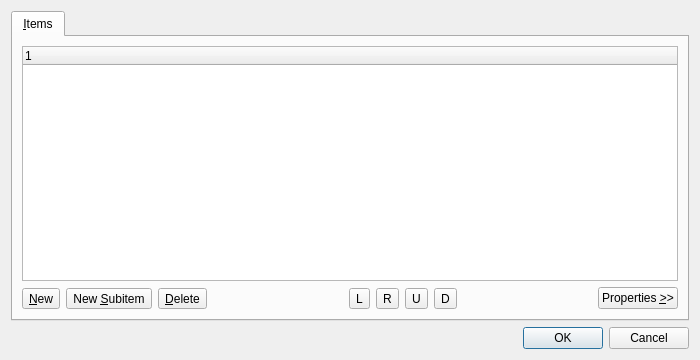
<ui version="4.0" >
 <comment>*********************************************************************
**
** Copyright (C) 2009 Nokia Corporation and/or its subsidiary(-ies).
** Contact: Nokia Corporation (qt-info@nokia.com)
**
** This file is part of the Qt Designer of the Qt Toolkit.
**
** $QT_BEGIN_LICENSE:LGPL$
** No Commercial Usage
** This file contains pre-release code and may not be distributed.
** You may use this file in accordance with the terms and conditions
** contained in the either Technology Preview License Agreement or the
** Beta Release License Agreement.
**
** GNU Lesser General Public License Usage
** Alternatively, this file may be used under the terms of the GNU Lesser
** General Public License version 2.1 as published by the Free Software
** Foundation and appearing in the file LICENSE.LGPL included in the
** packaging of this file.  Please review the following information to
** ensure the GNU Lesser General Public License version 2.1 requirements
** will be met: http://www.gnu.org/licenses/old-licenses/lgpl-2.1.html.
**
** In addition, as a special exception, Nokia gives you certain
** additional rights. These rights are described in the Nokia Qt LGPL
** Exception version 1.0, included in the file LGPL_EXCEPTION.txt in this
** package.
**
** GNU General Public License Usage
** Alternatively, this file may be used under the terms of the GNU
** General Public License version 3.0 as published by the Free Software
** Foundation and appearing in the file LICENSE.GPL included in the
** packaging of this file.  Please review the following information to
** ensure the GNU General Public License version 3.0 requirements will be
** met: http://www.gnu.org/copyleft/gpl.html.
**
** If you are unsure which license is appropriate for your use, please
** contact the sales department at http://qt.nokia.com/contact.
** $QT_END_LICENSE$
**
*********************************************************************</comment>
 <class>qdesigner_internal::TreeWidgetEditor</class>
 <widget class="QDialog" name="qdesigner_internal::TreeWidgetEditor" >
  <property name="geometry" >
   <rect>
    <x>0</x>
    <y>0</y>
    <width>700</width>
    <height>360</height>
   </rect>
  </property>
  <property name="windowTitle" >
   <string>Edit Tree Widget</string>
  </property>
  <layout class="QVBoxLayout" name="verticalLayout" >
   <item>
    <widget class="QTabWidget" name="tabWidget" >
     <property name="currentIndex" >
      <number>0</number>
     </property>
     <widget class="QWidget" name="itemsTab" >
      <attribute name="title" >
       <string>&amp;Items</string>
      </attribute>
      <layout class="QVBoxLayout" name="verticalLayout_3" >
       <property name="leftMargin" >
        <number>9</number>
       </property>
       <property name="topMargin" >
        <number>9</number>
       </property>
       <property name="rightMargin" >
        <number>9</number>
       </property>
       <item>
        <widget class="QWidget" native="1" name="widget" >
         <layout class="QVBoxLayout" name="verticalLayout_2" >
          <property name="margin" >
           <number>0</number>
          </property>
          <item>
           <widget class="QTreeWidget" name="treeWidget" >
            <property name="focusPolicy" >
             <enum>Qt::WheelFocus</enum>
            </property>
            <property name="toolTip" >
             <string>Tree Items</string>
            </property>
            <column>
             <property name="text" >
              <string>1</string>
             </property>
            </column>
           </widget>
          </item>
          <item>
           <layout class="QHBoxLayout" name="buttonsLayout" >
            <item>
             <widget class="QToolButton" name="newItemButton" >
              <property name="toolTip" >
               <string>New Item</string>
              </property>
              <property name="text" >
               <string>&amp;New</string>
              </property>
             </widget>
            </item>
            <item>
             <widget class="QToolButton" name="newSubItemButton" >
              <property name="toolTip" >
               <string>New Subitem</string>
              </property>
              <property name="text" >
               <string>New &amp;Subitem</string>
              </property>
             </widget>
            </item>
            <item>
             <widget class="QToolButton" name="deleteItemButton" >
              <property name="toolTip" >
               <string>Delete Item</string>
              </property>
              <property name="text" >
               <string>&amp;Delete</string>
              </property>
             </widget>
            </item>
            <item>
             <spacer>
              <property name="orientation" >
               <enum>Qt::Horizontal</enum>
              </property>
              <property name="sizeHint" stdset="0" >
               <size>
                <width>28</width>
                <height>23</height>
               </size>
              </property>
             </spacer>
            </item>
            <item>
             <widget class="QToolButton" name="moveItemLeftButton" >
              <property name="toolTip" >
               <string>Move Item Left (before Parent Item)</string>
              </property>
              <property name="text" >
               <string>L</string>
              </property>
             </widget>
            </item>
            <item>
             <widget class="QToolButton" name="moveItemRightButton" >
              <property name="toolTip" >
               <string>Move Item Right (as a First Subitem of the Next Sibling Item)</string>
              </property>
              <property name="text" >
               <string>R</string>
              </property>
             </widget>
            </item>
            <item>
             <widget class="QToolButton" name="moveItemUpButton" >
              <property name="toolTip" >
               <string>Move Item Up</string>
              </property>
              <property name="text" >
               <string>U</string>
              </property>
             </widget>
            </item>
            <item>
             <widget class="QToolButton" name="moveItemDownButton" >
              <property name="toolTip" >
               <string>Move Item Down</string>
              </property>
              <property name="text" >
               <string>D</string>
              </property>
             </widget>
            </item>
            <item>
             <spacer name="horizontalSpacer" >
              <property name="orientation" >
               <enum>Qt::Horizontal</enum>
              </property>
              <property name="sizeHint" stdset="0" >
               <size>
                <width>40</width>
                <height>20</height>
               </size>
              </property>
             </spacer>
            </item>
            <item>
             <widget class="QPushButton" name="showPropertiesButton" >
              <property name="text" >
               <string>Properties &amp;>></string>
              </property>
             </widget>
            </item>
           </layout>
          </item>
         </layout>
        </widget>
       </item>
      </layout>
     </widget>
    </widget>
   </item>
   <item>
    <widget class="QDialogButtonBox" name="buttonBox" >
     <property name="orientation" >
      <enum>Qt::Horizontal</enum>
     </property>
     <property name="standardButtons" >
      <set>QDialogButtonBox::Cancel|QDialogButtonBox::Ok</set>
     </property>
    </widget>
   </item>
  </layout>
 </widget>
 <resources/>
 <connections>
  <connection>
   <sender>buttonBox</sender>
   <signal>accepted()</signal>
   <receiver>qdesigner_internal::TreeWidgetEditor</receiver>
   <slot>accept()</slot>
   <hints>
    <hint type="sourcelabel" >
     <x>440</x>
     <y>335</y>
    </hint>
    <hint type="destinationlabel" >
     <x>373</x>
     <y>362</y>
    </hint>
   </hints>
  </connection>
  <connection>
   <sender>buttonBox</sender>
   <signal>rejected()</signal>
   <receiver>qdesigner_internal::TreeWidgetEditor</receiver>
   <slot>reject()</slot>
   <hints>
    <hint type="sourcelabel" >
     <x>556</x>
     <y>335</y>
    </hint>
    <hint type="destinationlabel" >
     <x>562</x>
     <y>362</y>
    </hint>
   </hints>
  </connection>
 </connections>
</ui>
